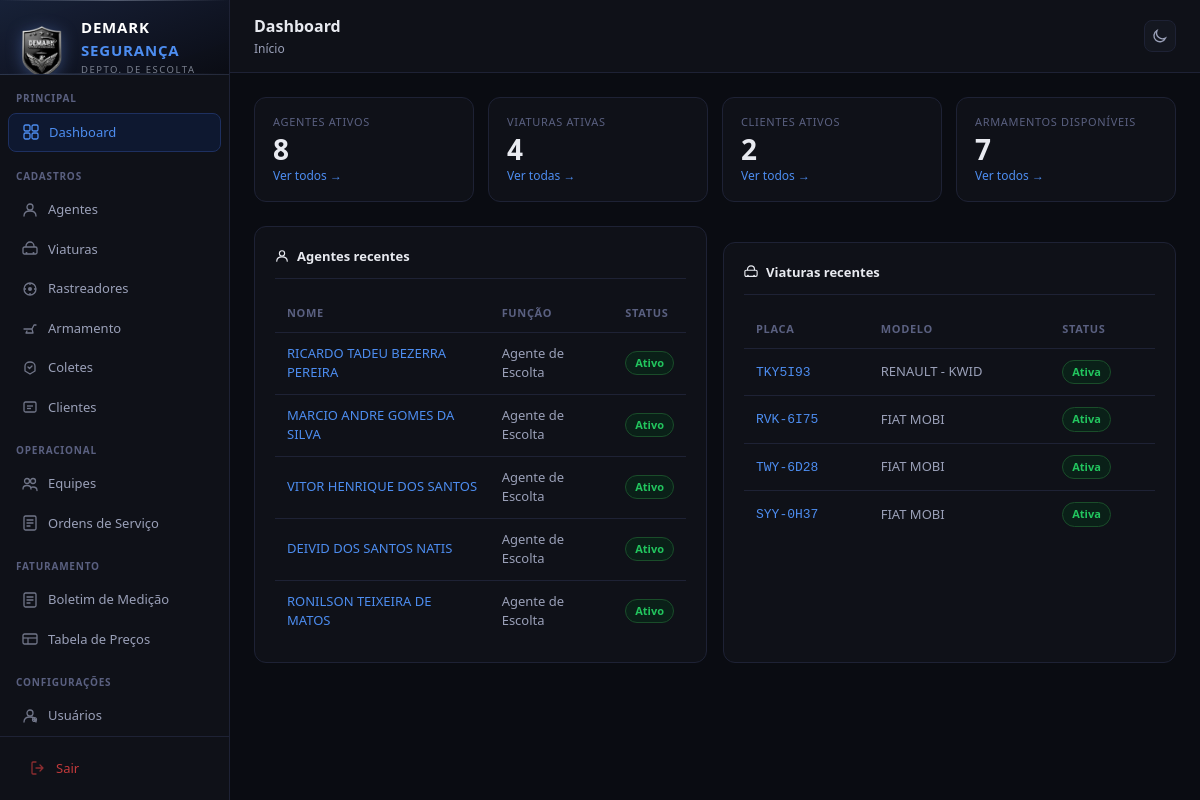
The app's page / (signed in) with its own data.
### cadastros/models.py (models this page shows, shortened)
class Agente(models.Model):
    STATUS_CHOICES = [
        ('ativo', 'Ativo'),
        ('afastado', 'Afastado'),
        ('inativo', 'Inativo'),
    ]
    FUNCAO_CHOICES = [
        ('agente_escolta', 'Agente de Escolta'),
        ('motorista_escolta', 'Motorista Escolta'),
        ('supervisor', 'Supervisor'),
        ('coordenador', 'Coordenador'),
    ]
    foto = models.ImageField(upload_to='agentes/', blank=True, null=True)
    nome = models.CharField(max_length=200, verbose_name='Nome completo')
    cpf = models.CharField(max_length=14, unique=True, verbose_name='CPF')
    rg = models.CharField(max_length=20, verbose_name='RG')
    telefone = models.CharField(max_length=20, verbose_name='Telefone / Contato')
    data_nascimento = models.DateField(blank=True, null=True, verbose_name='Data de nascimento')
    cnh = models.CharField(max_length=20, blank=True, verbose_name='CNH')
    cnh_validade = models.DateField(blank=True, null=True, verbose_name='Val. CNH')
    cnh_categoria = models.CharField(max_length=5, blank=True, default='B', verbose_name='Categoria CNH')
    cnv = models.CharField(max_length=20, blank=True, verbose_name='CNV')
    cnv_validade = models.DateField(blank=True, null=True, verbose_name='Val. CNV')
    funcao = models.CharField(max_length=30, choices=FUNCAO_CHOICES, default='agente_escolta', verbose_name='Funcao')
    status = models.CharField(max_length=15, choices=STATUS_CHOICES, default='ativo', verbose_name='Status')
    observacoes = models.TextField(blank=True, verbose_name='Observacoes')
    criado_em = models.DateTimeField(auto_now_add=True)
    atualizado_em = models.DateTimeField(auto_now=True)
    class Meta:
        verbose_name = 'Agente'
        verbose_name_plural = 'Agentes'
        ordering = ['nome']

class Viatura(models.Model):
    STATUS_CHOICES = [
        ('ativa', 'Ativa'),
        ('manutencao', 'Em manutencao'),
        ('inativa', 'Inativa'),
    ]
    TIPO_CHOICES = [
        ('VW Polo', 'VW Polo'),
        ('VW Gol', 'VW Gol'),
        ('Fiat Strada', 'Fiat Strada'),
        ('Toyota Hilux', 'Toyota Hilux'),
        ('Outro', 'Outro'),
    ]
    tipo = models.CharField(max_length=50, verbose_name='Tipo')
    marca_modelo = models.CharField(max_length=100, verbose_name='Marca / Modelo')
    ano = models.CharField(max_length=4, verbose_name='Ano')
    cor = models.CharField(max_length=50, verbose_name='Cor')
    placa = models.CharField(max_length=10, unique=True, verbose_name='Placa')
    frota = models.CharField(max_length=20, blank=True, verbose_name='Frota')
    mct_id = models.CharField(max_length=20, blank=True, verbose_name='MCT / ID')
    renavam = models.CharField(max_length=15, blank=True, verbose_name='RENAVAM')
    chassi = models.CharField(max_length=30, blank=True, verbose_name='Chassi')
    crlv_validade = models.DateField(blank=True, null=True, verbose_name='CRLV Vencimento')
    seguro_validade = models.DateField(blank=True, null=True, verbose_name='Seguro Vencimento')
    status = models.CharField(max_length=15, choices=STATUS_CHOICES, default='ativa', verbose_name='Status')
    observacoes = models.TextField(blank=True, verbose_name='Observacoes')
    criado_em = models.DateTimeField(auto_now_add=True)
    atualizado_em = models.DateTimeField(auto_now=True)
    class Meta:
        verbose_name = 'Viatura'
        verbose_name_plural = 'Viaturas'
        ordering = ['placa']

### cadastros/views.py (the view)
# urls.py: path('', views.dashboard, name='dashboard'),
@login_required
def dashboard(request):
    context = {
        'total_agentes': Agente.objects.filter(status='ativo').count(),
        'total_viaturas': Viatura.objects.filter(status='ativa').count(),
        'total_clientes': Cliente.objects.count(),
        'total_armamentos': Armamento.objects.count(),
        'agentes_recentes': Agente.objects.order_by('-criado_em')[:5],
        'viaturas': Viatura.objects.order_by('-criado_em')[:5],
    }
    return render(request, 'cadastros/dashboard.html', context)

### cadastros/templates/cadastros/dashboard.html (shortened to what this page needs)
{% extends 'cadastros/base.html' %}
{% block page_title %}Dashboard{% endblock %}
{% block breadcrumb %}<a href="{% url 'dashboard' %}">Início</a>{% endblock %}
{% block content %}
<div class="stats-grid">
  <div class="stat-card">
    <div class="stat-label">Agentes ativos</div>
    <div class="stat-value">{{ total_agentes }}</div>
    <div class="stat-sub"><a href="{% url 'agente_list' %}" style="color:var(--blue-light);text-decoration:none">Ver todos →</a></div>
  </div>
  <div class="stat-card">
    <div class="stat-label">Viaturas ativas</div>
    <div class="stat-value">{{ total_viaturas }}</div>
    <div class="stat-sub"><a href="{% url 'viatura_list' %}" style="color:var(--blue-light);text-decoration:none">Ver todas →</a></div>
  </div>
  <div class="stat-card">
    <div class="stat-label">Clientes ativos</div>
    <div class="stat-value">{{ total_clientes }}</div>
    <div class="stat-sub"><a href="{% url 'cliente_list' %}" style="color:var(--blue-light);text-decoration:none">Ver todos →</a></div>
  </div>
  <div class="stat-card">
    <div class="stat-label">Armamentos disponíveis</div>
    <div class="stat-value">{{ total_armamentos }}</div>
    <div class="stat-sub"><a href="{% url 'armamento_list' %}" style="color:var(--blue-light);text-decoration:none">Ver todos →</a></div>
  </div>
</div>
<div style="display:grid;grid-template-columns:1fr 1fr;gap:16px">
  <div class="card">
    <div class="card-title">
      <svg width="14" height="14" fill="none" viewBox="0 0 16 16"><circle cx="8" cy="5" r="3" stroke="currentColor" stroke-width="1.3"/><path d="M2 14c0-3.314 2.686-5 6-5s6 1.686 6 5" stroke="currentColor" stroke-width="1.3" stroke-linecap="round"/></svg>
      Agentes recentes
    </div>
    {% if agentes_recentes %}
    <div class="table-wrap">
      <table>
        <thead><tr><th>Nome</th><th>Função</th><th>Status</th></tr></thead>
        <tbody>
          {% for a in agentes_recentes %}
          <tr>
            <td><a href="{% url 'agente_edit' a.pk %}" style="color:var(--blue-light);text-decoration:none">{{ a.nome }}</a></td>
            <td style="color:var(--text2)">{{ a.get_funcao_display }}</td>
            <td>
              {% if a.status == 'ativo' %}<span class="badge badge-green">Ativo</span>
              {% elif a.status == 'afastado' %}<span class="badge badge-amber">Afastado</span>
              {% else %}<span class="badge badge-gray">Inativo</span>{% endif %}
            </td>
          </tr>
          {% endfor %}
        </tbody>
      </table>
    </div>
    {% else %}
    <p style="color:var(--text3);font-size:13px">Nenhum agente cadastrado ainda. <a href="{% url 'agente_create' %}" style="color:var(--blue-light)">Cadastrar agora →</a></p>
    {% endif %}
  </div>
  <div class="card">
    <div class="card-title">
      Viaturas recentes
    </div>
    {% if viaturas %}
    <div class="table-wrap">
      <table>
        <thead><tr><th>Placa</th><th>Modelo</th><th>Status</th></tr></thead>
        <tbody>
          {% for v in viaturas %}
          <tr>
            <td><a href="{% url 'viatura_edit' v.pk %}" style="color:var(--blue-light);text-decoration:none;font-family:monospace">{{ v.placa }}</a></td>
            <td style="color:var(--text2)">{{ v.marca_modelo }}</td>
            <td>
              {% if v.status == 'ativa' %}<span class="badge badge-green">Ativa</span>
              {% elif v.status == 'manutencao' %}<span class="badge badge-amber">Manutenção</span>
              {% else %}<span class="badge badge-gray">Inativa</span>{% endif %}
            </td>
          </tr>
          {% endfor %}
        </tbody>
      </table>
    </div>
    {% else %}
    <p style="color:var(--text3);font-size:13px">Nenhuma viatura cadastrada ainda. <a href="{% url 'viatura_create' %}" style="color:var(--blue-light)">Cadastrar agora →</a></p>
    {% endif %}
  </div>
</div>
{% endblock %}

### cadastros/templates/cadastros/base.html (shortened to what this page needs)
<!DOCTYPE html>
<html lang="pt-br">
<head>
</head>
<body>
<aside class="sidebar">
  <div class="sidebar-logo">
    <div style="display:flex;align-items:center;gap:11px">
      <div style="position:relative;flex-shrink:0">
        <img style="width:56px;height:56px;object-fit:contain;display:block;filter:drop-shadow(0 2px 8px rgba(100,140,220,0.4))">
      </div>
      <div>
        <div class="brand"><span style="color:#ffffff!important;-webkit-text-fill-color:#ffffff!important">DEMARK</span> <span style="color:#4d8df0!important;-webkit-text-fill-color:#4d8df0!important">SEGURANÇA</span></div>
        <div class="sub">Depto. de Escolta Armada</div>
      </div>
    </div>
  </div>
  <div class="nav-section">Principal</div>
  <a href="{% url 'dashboard' %}" class="nav-item {% if request.resolver_match.url_name == 'dashboard' %}active{% endif %}">
    Dashboard
  </a>
  <div class="nav-section">Cadastros</div>
  <a href="{% url 'agente_list' %}" class="nav-item {% if 'agente' in request.resolver_match.url_name %}active{% endif %}">
    <svg width="16" height="16" fill="none" viewBox="0 0 16 16"><circle cx="8" cy="5" r="3" stroke="currentColor" stroke-width="1.3"/><path d="M2 14c0-3.314 2.686-5 6-5s6 1.686 6 5" stroke="currentColor" stroke-width="1.3" stroke-linecap="round"/></svg>
    Agentes
  </a>
  <a href="{% url 'viatura_list' %}" class="nav-item {% if 'viatura' in request.resolver_match.url_name %}active{% endif %}">
    Viaturas
  </a>
  <a href="{% url 'rastreador_list' %}" class="nav-item {% if 'rastreador' in request.resolver_match.url_name %}active{% endif %}">
    Rastreadores
  </a>
  <a href="{% url 'armamento_list' %}" class="nav-item {% if 'armamento' in request.resolver_match.url_name %}active{% endif %}">
    <svg width="16" height="16" fill="none" viewBox="0 0 16 16"><path d="M2 9h8l2-4h2M10 9l1 4H4l1-2" stroke="currentColor" stroke-width="1.3" stroke-linecap="round" stroke-linejoin="round"/></svg>
    Armamento
  </a>
  <a href="{% url 'colete_list' %}" class="nav-item {% if 'colete' in request.resolver_match.url_name %}active{% endif %}">
    <svg width="16" height="16" fill="none" viewBox="0 0 16 16"><path d="M8 2C5 2 3 4 3 6v5l5 3 5-3V6c0-2-2-4-5-4z" stroke="currentColor" stroke-width="1.3" stroke-linejoin="round"/><path d="M6 7l1.5 1.5L10 6" stroke="currentColor" stroke-width="1.3" stroke-linecap="round" stroke-linejoin="round"/></svg>
    Coletes
  </a>
  <a href="{% url 'cliente_list' %}" class="nav-item {% if 'cliente' in request.resolver_match.url_name %}active{% endif %}">
    <svg width="16" height="16" fill="none" viewBox="0 0 16 16"><rect x="2" y="3" width="12" height="10" rx="1.5" stroke="currentColor" stroke-width="1.3"/><line x1="5" y1="7" x2="11" y2="7" stroke="currentColor" stroke-width="1.3"/><line x1="5" y1="9.5" x2="9" y2="9.5" stroke="currentColor" stroke-width="1.3"/></svg>
    Clientes
  </a>
  <div class="nav-section">Operacional</div>
  <a href="{% url 'equipe_list' %}" class="nav-item {% if 'equipe' in request.resolver_match.url_name %}active{% endif %}">
    Equipes
  </a>
  <a href="{% url 'os_list' %}" class="nav-item {% if 'os_' in request.resolver_match.url_name %}active{% endif %}">
    Ordens de Serviço
  </a>
  <div class="nav-section">Faturamento</div>
  <a href="{% url 'boletim_list' %}" class="nav-item {% if 'boletim' in request.resolver_match.url_name %}active{% endif %}">
    Boletim de Medição
  </a>
  <a href="{% url 'tabela_preco_list' %}" class="nav-item {% if 'tabela_preco' in request.resolver_match.url_name %}active{% endif %}">
    <svg width="16" height="16" fill="none" viewBox="0 0 16 16"><rect x="1" y="3" width="14" height="10" rx="1.5" stroke="currentColor" stroke-width="1.3"/><line x1="1" y1="7" x2="15" y2="7" stroke="currentColor" stroke-width="1.2"/><line x1="6" y1="7" x2="6" y2="13" stroke="currentColor" stroke-width="1.2"/></svg>
    Tabela de Preços
  </a>
  <div class="nav-section">Configurações</div>
  <a href="{% url 'usuario_list' %}" class="nav-item {% if 'usuario' in request.resolver_match.url_name %}active{% endif %}">
    Usuários
  </a>
  <div class="sidebar-footer">
    <a href="{% url 'logout' %}" class="nav-item" style="color:var(--red);opacity:.8">
      <svg width="16" height="16" fill="none" viewBox="0 0 16 16"><path d="M6 2H3a1 1 0 00-1 1v10a1 1 0 001 1h3M10 11l3-3-3-3M13 8H6" stroke="currentColor" stroke-width="1.3" stroke-linecap="round" stroke-linejoin="round"/></svg>
      Sair
    </a>
  </div>
</aside>
<div class="main">
  <div class="topbar">
    <div class="topbar-left">
      <div class="page-title">{% block page_title %}Dashboard{% endblock %}</div>
      <div class="breadcrumb">{% block breadcrumb %}<a href="{% url 'dashboard' %}">Início</a>{% endblock %}</div>
    </div>
    <div class="topbar-actions">
      <button id="theme-toggle" onclick="toggleTheme()" title="Alternar Tema" style="padding:7px;border-radius:8px;background:var(--bg3);border:1px solid var(--border);color:var(--text2);cursor:pointer;display:inline-flex;align-items:center;transition:all .15s">
        <svg id="icon-moon" width="16" height="16" fill="none" viewBox="0 0 16 16" style="display:block"><path d="M13.5 10A6 6 0 015 2.5a6 6 0 108.5 7.5z" stroke="currentColor" stroke-width="1.4" stroke-linecap="round"/></svg>
      </button>
    </div>
  </div>
  <div class="content">
    {% block content %}{% endblock %}
  </div>
</div>
</body>
</html>

### records on screen
Agente: nome "RICARDO TADEU BEZERRA PEREIRA", funcao "Agente de Escolta", status "Ativo"
Agente: nome "MARCIO ANDRE GOMES DA SILVA", funcao "Agente de Escolta", status "Ativo"
Agente: nome "VITOR HENRIQUE DOS SANTOS", funcao "Agente de Escolta", status "Ativo"
Agente: nome "DEIVID DOS SANTOS NATIS", funcao "Agente de Escolta", status "Ativo"
Agente: nome "RONILSON TEIXEIRA DE MATOS", funcao "Agente de Escolta", status "Ativo"
Viatura: placa "TKY5I93", marca_modelo "RENAULT - KWID", status "Ativa"
Viatura: placa "RVK-6I75", marca_modelo "FIAT MOBI", status "Ativa"
Viatura: placa "TWY-6D28", marca_modelo "FIAT MOBI", status "Ativa"
Viatura: placa "SYY-0H37", marca_modelo "FIAT MOBI", status "Ativa"

### other values on screen
{{ total_agentes }} "8"
{{ total_viaturas }} "4"
{{ total_clientes }} "2"
{{ total_armamentos }} "7"
